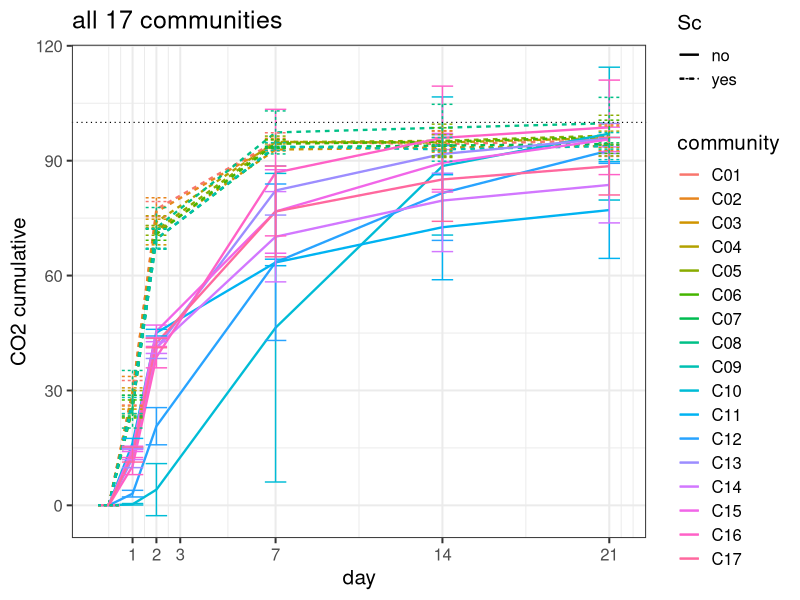
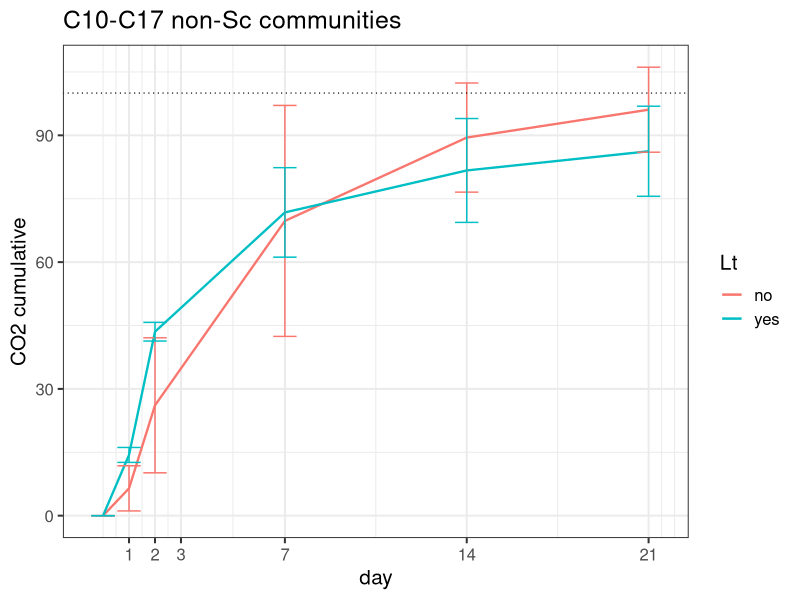

The R script that drew these images, in order:
# v2: started june8 with all 4 rounds of data
# TO DO: try to merge meta file with yes/no for each species? 

setwd("~/Library/CloudStorage/OneDrive-WageningenUniversity&Research/2023_montpellier/experiments/weights")
library(dplyr)
library(tidyr)
library(lme4)
library(ggplot2)
library(readxl)

r01 <- readxl::read_xlsx(path="fermini_leale.xlsx", sheet = "r1_raw")%>%
  mutate(round = "r01")

r02 <- readxl::read_xlsx(path="fermini_leale.xlsx", sheet = "r2_raw")%>%
  mutate(round = "r02")

r03 <- readxl::read_xlsx(path="fermini_leale.xlsx", sheet = "r3_raw")%>%
  mutate(round = "r03")

r04 <- readxl::read_xlsx(path="fermini_leale.xlsx", sheet = "r4_raw")%>%
  mutate(round = "r04")


df <- rbind(r01, r02, r03, r04)

# rename columns, remove unneccesary column
df <- df%>% 
  rename(
   time = "Temps (h)",
    mass = "Masse (g)",
    volume = "Volume (L)",
 CO2cum = "CO2 cumulé (g/L)",
  CO2speed = "Vitesse CO2 (g/L/h)")  %>%
  select(-c("Prélèvement (ID)")) 

df<- df %>% drop_na(day)# confirm it eliminated correct rows (i.e., one value for each day/fermenter)

#make relevant values numeric
df$time <- as.numeric(df$time)
df$day <- as.numeric(df$day)
df$CO2cum <- as.numeric(df$CO2cum)

# # make a new column of sacc or not 
# df$comm2 <- gsub("C","", df$community) 
# df$comm2 <- as.numeric(df$comm2)
# df$sacc <- ifelse(df$comm2 < 10, "yes", "no")


# combine in meta data of species absence/presence
META <- readxl::read_xlsx(path="fermini_leale.xlsx", sheet = "META")
df <- merge(df, META)

  
df %>% 
  # filter(Sc == "no" ) %>%
  group_by(Sc, day, community) %>%
  summarise_at("CO2cum", c(mean, sd), na.rm = TRUE) %>%
  ggplot(aes(x = day, y = fn1, col = community
             , linetype=Sc
             # , linetype=Lt
             # , linetype=Td
             )) +
  geom_line(size=0.8) +
  geom_errorbar(aes(ymin=fn1-fn2, ymax=fn1+fn2))+
  # facet_wrap(~community) +
  theme_bw(base_size = 15) +
  geom_hline(yintercept=100, size = 0.4, linetype='dotted') +
  # theme(axis.text.x = element_text(angle = 90)) +
  scale_x_continuous(breaks=c(1, 2, 3, 7, 14, 21))+
  labs(y = "CO2 cumulative", title = "all 17 communities") 


model <- aov(CO2cum ~ Td*day, data = df)
summary(model)




# average of Td or Lt comm together (non-sacc comm)
df %>% 
  filter(Sc == "no" ) %>%
  group_by(day, Lt) %>%
  summarise_at("CO2cum", c(mean, sd), na.rm = TRUE) %>%
  ggplot(aes(x = day, y = fn1, col = Lt
             # , linetype=Sc
             # , linetype=Lt
             # , linetype=Td
  )) +
  geom_line(size=0.8) +
  geom_errorbar(aes(ymin=fn1-fn2, ymax=fn1+fn2))+
  # facet_wrap(~community) +
  theme_bw(base_size = 15) +
  geom_hline(yintercept=100, size = 0.4, linetype='dotted') +
  # theme(axis.text.x = element_text(angle = 90)) +
  scale_x_continuous(breaks=c(1, 2, 3, 7, 14, 21))+
  labs(y = "CO2 cumulative", title = "C10-C17 non-Sc communities") 


non_sacc <- df %>% filter(Sc == "no" )

model <- aov(CO2cum ~ Lt+Td+Sb+day, data = non_sacc)
summary(model)

